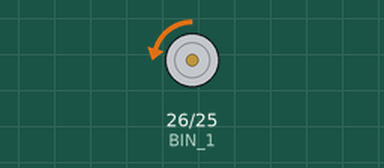
This sketch was run on a simulated ESP32. Shown: motor-driver pin pairs drawn as motors (green arrow = first pin HIGH = forward, orange = second pin HIGH = backward, longer = more drive).

Above: at 0.02 s.
At 2.35 s:
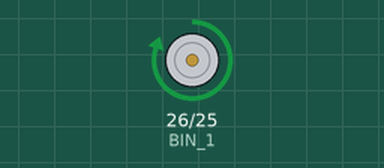
At 4.72 s:
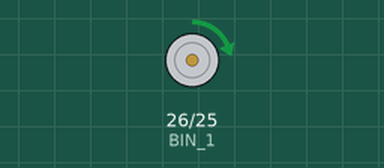
At 7.05 s:
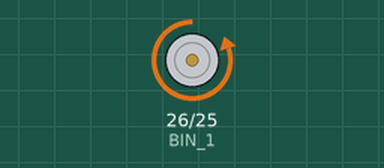
Timing chart, 0 to 7.3 s (numbered marks = the images above):
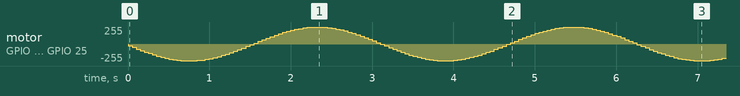

The sketch:

motor_driver_template.ino
```cpp
#define BIN_1 26
#define BIN_2 25

/* setting PWM properties */
const int freq = 5000;
const int ledChannel_1 = 1;
const int ledChannel_2 = 2;
const int resolution = 8;
int MAX_PWM_VOLTAGE = 255;

long t = 0;

void setup() {
  /* configure LED PWM functionalitites */
  ledcSetup(ledChannel_1, freq, resolution);
  ledcSetup(ledChannel_2, freq, resolution);

  /* attach the channel to the GPIO to be controlled */
  ledcAttachPin(BIN_1, ledChannel_1);
  ledcAttachPin(BIN_2, ledChannel_2);
}

void loop() {
  t++;
  float angle = t * 0.1;
  float output = sin(angle) * MAX_PWM_VOLTAGE;
  if (output > 0) {
    ledcWrite(ledChannel_1, LOW);
    ledcWrite(ledChannel_2, output);
  }
  else {
    ledcWrite(ledChannel_2, LOW);
    ledcWrite(ledChannel_1, -output);
  }
  delay(50);
}
```
